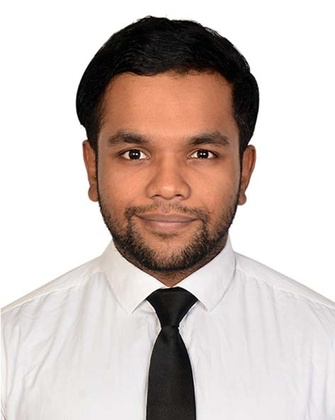
%> input picture DIP LAB/MatLaB Assignments/input.jpg, 335 x 420 px, shrunk from 472 x 591 before the run, given in place of input.png, which was not available
$ octave 'C1_20200104116_assignment 5.m'   (GNU Octave 9; MATLAB toolbox functions it lacks are replaced by stand-ins)
%> lines starting %> are read from the running program, lines starting %| are printed output that depends on the picture; pictures that were not available may be replaced by others from this repository, and a replacement may not be noted
a=imread('input.png');
%> a is the input picture: size 420x335x3 uint8; mean R, G, B 205.3, 192.4, 187.1

figure;
subplot(2,4,1);
imshow(a);

a=im2double(rgb2gray(a));
%> a: size 420x335 double

%Step 2
S=padarray(a,[1 1],0,'both');
f1 = [0 1 0; 1 -4 1; 0 1 0];
I1 = S;
[row, col] = size(S);
%> row = 422; col = 337

for i = 1:row-2
   for j = 1:col-2
      N = S(i:i+2, j:j+2);
      t1 = sum(sum(N.*f1));
      I1(i+1,j+1) = t1;
    end
end
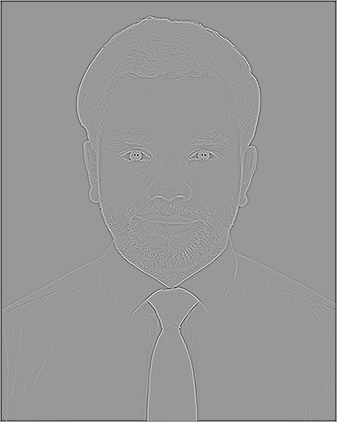
%> I1: size 422x337 double; min -2, max 1.35, mean -0.01; drawn with min black and max white

b=I1(2:row-1,2:col-1);
subplot(2,4,2);
imshow(b,[min(b(:)) max(b(:))]);

%Step 3
c=S-I1;
c=(c(2:row-1,2:col-1));
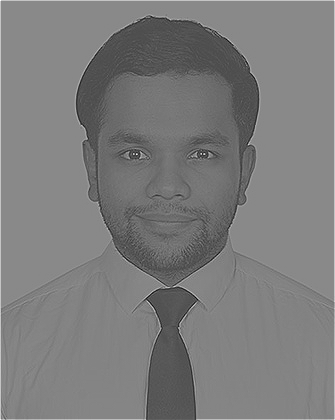
%> c: size 420x335 double; min -1.34, max 3, mean 0.777; drawn with min black and max white
subplot(2,4,3);
imshow(c);

%Step 4
f1 = [-1 0 1; -2 0 2; -1 0 1];
f2 = [-1 -2 -1; 0 0 0; 1 2 1];

I1 = S;
I2 = S;

[row, col] = size(S);


for i = 1:row-2
   for j = 1:col-2
      N = S(i:i+2, j:j+2);
      t1 = sum(sum(N.*f1));
      t2 = sum(sum(N.*f2));
      I1(i+1,j+1) = t1;
      I2(i+1,j+1) = t2;
    end
end
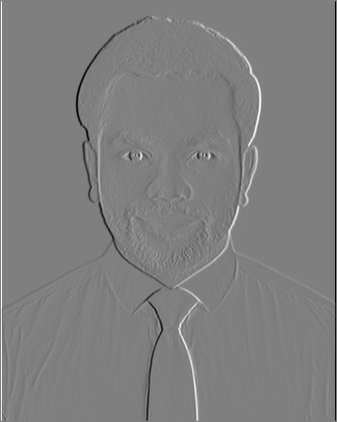
%> I1: size 422x337 double; min -4, max 4, mean -0.000235; drawn with min black and max white
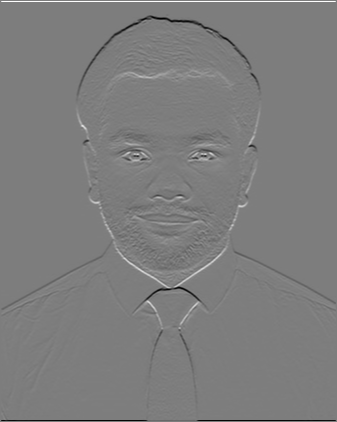
%> I2: size 422x337 double; min -3.89, max 4, mean -0.00194; drawn with min black and max white

d=sqrt((I1.^2)+(I2.^2));
d=d(2:row-1,2:col-1);
%> d: size 420x335 double
[row1,col1]=size(d);
%> row1 = 420; col1 = 335
for i = 1:row1
   for j = 1:col1
      if d(i,j)<0.1
          d(i,j)=0;

      end
   end
end

subplot(2,4,4);
imshow(d);

%Step 5
% 5*5 Average Filter
q=[1/25 1/25 1/25 1/25 1/25;1/25 1/25 1/25 1/25 1/25;1/25 1/25 1/25 1/25 1/25;1/25 1/25 1/25 1/25 1/25;1/25 1/25 1/25 1/25 1/25];
S=padarray(d,[2 2],0,'both');
%> S: size 424x339 double
e = S;

for i = 1:row-4
    for j = 1:col-4
        N = S(i:i+4, j:j+4);
        t1 = sum(sum(N.*q));
        e(i+2,j+2) = t1;
    end
end
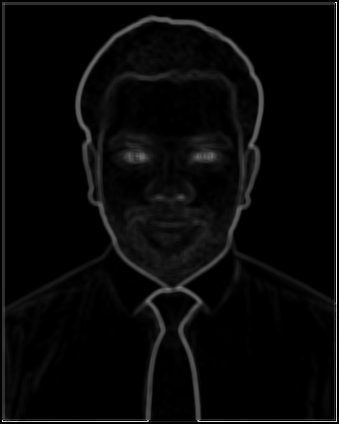
%> e: size 424x339 double; min 0, max 4.24, mean 0.145; drawn with min black and max white

[row1, col1] = size(e);
%> row1 = 424; col1 = 339
e=e(3:row1-2,3:col1-2);
%> e: size 420x335 double
subplot(2,4,5);
imshow(e);

%Step 6
f=c.*e;
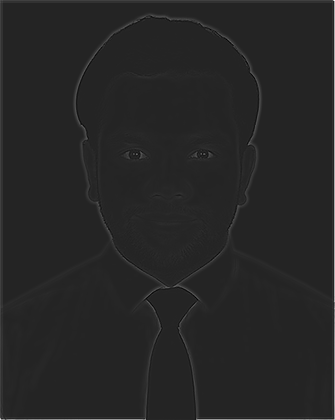
%> f: size 420x335 double; min -2.13, max 12.73, mean 0.111; drawn with min black and max white
subplot(2,4,6);
imshow(f);

%Step 7
g=a+f;
subplot(2,4,7);
imshow(g);

%Step 8
c=1;
gamma=0.5;
h=c*(g.^gamma);
subplot(2,4,8);
imshow(h);
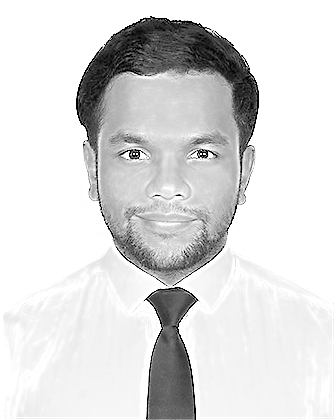
%> displayed picture: size 420x335, on the screen's scale of 0 to 255; min 0, max 255, mean 219.4
